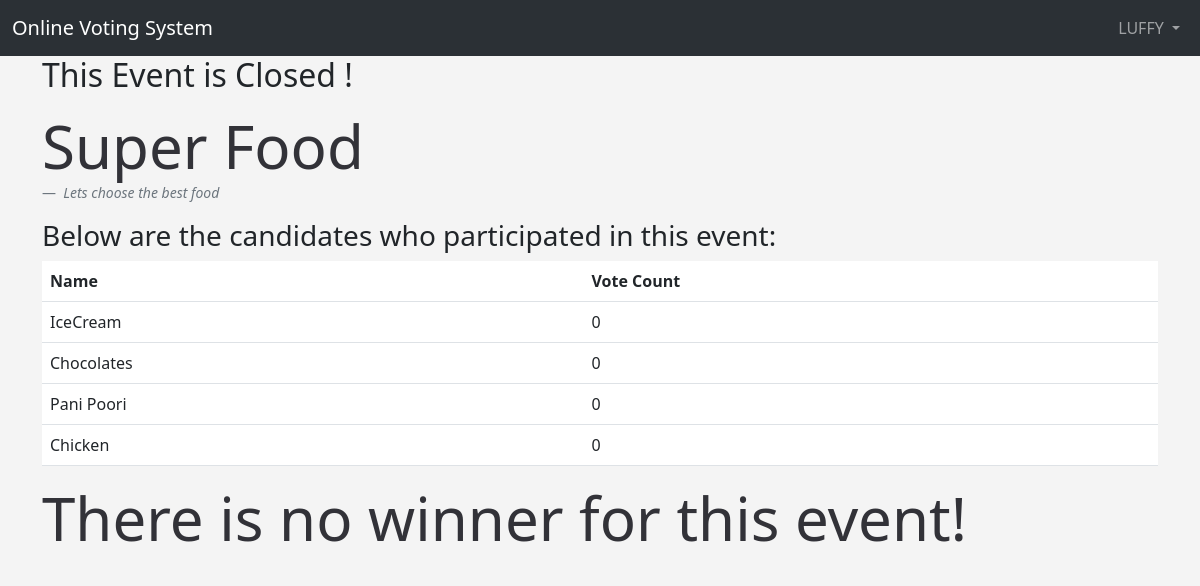
/eventaction/2 (signed in), run on the app's committed database.
### app.py (models this page shows, shortened)
class Users(db.Model, UserMixin):
	id = db.Column(db.Integer, primary_key=True)
	username = db.Column(db.String(20), nullable=False, unique=True)
	firstname = db.Column(db.String(200), nullable=False)
	lastname = db.Column(db.String(200), nullable=False)
	email = db.Column(db.String(120), nullable=False, unique=True)
	gender = db.Column(db.String(10), nullable=False)
	date_added = db.Column(db.DateTime, default=datetime.utcnow)
	password_hash = db.Column(db.String(128))
	@property
	def password(self):
		raise AttributeError('password is not a readable attribute!')

class Voteevent(db.Model):
	id = db.Column(db.Integer, primary_key=True)
	name = db.Column(db.String(255), nullable=False, unique=True)
	status = db.Column(db.String(255), nullable=False, default='open')
	description = db.Column(db.Text)
	date_added = db.Column(db.DateTime, default=datetime.utcnow)
	created_by = db.Column(db.Integer, db.ForeignKey('users.id'))

class Participants(db.Model):
	id = db.Column(db.Integer, primary_key=True)
	name = db.Column(db.String(255), nullable=False, unique=True)
	votecount = db.Column(db.Integer, default=0)
	voteevent = db.Column(db.Integer, db.ForeignKey('voteevent.id'))
	date_added = db.Column(db.DateTime, default=datetime.utcnow)

### app.py (the view)
@app.route('/eventaction/<int:eventid>', methods=['GET', 'POST'])
@login_required
def eventaction(eventid):
	voteevent = Voteevent.query.get_or_404(eventid)
	if voteevent is not None:
		participants = Participants.query.filter_by(voteevent=eventid).order_by(Participants.votecount.desc())
		if voteevent.status == "open":
			voteeventuser = Voteeventuser.query.filter_by(user=session['id'],voteevent=eventid).first()
			if voteeventuser is None:
				form = CastVoteForm()
				form.selectedparticipant.choices = [(participant.name) for participant in participants]
				if form.validate_on_submit():
					chosenparticipant = Participants.query.filter_by(name=form.selectedparticipant.data,voteevent=eventid).first()
					chosenparticipant.votecount = int(chosenparticipant.votecount)+1
					db.session.commit()
					voteeventuser = Voteeventuser(user=session['id'],voteevent=eventid,uservoted='True')
					db.session.add(voteeventuser)
					db.session.commit()
					form.selectedparticipant=''
					flash("Vote casted successfully!")
					return redirect(url_for('dashboard'))
				return render_template('eventaction.html',firstname=session['firstname'],voteevent=voteevent, participants=participants,form=form)
			return render_template('eventaction.html',firstname=session['firstname'],voteevent=voteevent, participants=participants)
		else:
			if participants[0].votecount == 0:
				message = "There is no winner for this event!"
			else:
				message = "The winner for this event is "+ participants[0].name
			return render_template('eventaction.html',firstname=session['firstname'],voteevent=voteevent, participants=participants, message=message)
	return render_template('eventaction.html',firstname=session['firstname'])

### app.py (called while the page is built)
@login_manager.user_loader
def load_user(user_id):
	return Users.query.get(int(user_id))

@app.after_request
def after_request(response):
    response.headers["Cache-Control"] = "no-cache, no-store, must-revalidate"
    return response

### templates/eventaction.html (shortened to what this page needs)
{% extends 'base.html' %}
{% block content %}
{% if voteevent.status == "open" %}
    {% if form %}
    <div class="shadow p-3 mb-5 bg-body rounded">
        <figure>
            <blockquote class="blockquote">
              <p><h1>{{ voteevent.name }}</h1></p>
            </blockquote>
            <figcaption class="blockquote-footer">
              <cite title="Source Title">{{ voteevent.description }}</cite>
            <br/>
            </figcaption>
          </figure>
        <form method="POST">
            {{ form.hidden_tag() }}
            {{ form.selectedparticipant.label(class="form-label") }}
            {{ form.selectedparticipant(class="form-check") }}
            {% if form.selectedparticipant.errors %}
                <ul class="errors">
                    {% for error in form.selectedparticipant.errors %}
                        <li>{{ error }}</li>
                    {% endfor %}
                </ul>
            {% endif %}
            <br/>
            {{ form.submit(class="btn btn-primary") }}
        </form>
    </div>
    {% else %}
    <h1> You have already casted your vote for this event!</h1>
    <figure>
        <blockquote class="blockquote">
          <p><h1>{{ voteevent.name }}</h1></p>
        </blockquote>
        <figcaption class="blockquote-footer">
          <cite title="Source Title">{{ voteevent.description }}</cite>
        <br/>
        </figcaption>
      </figure>
    {% endif %}
{% else %}
<h2>This Event is Closed !</h2>
<figure>
    <blockquote class="blockquote">
      <p><h1>{{ voteevent.name }}</h1></p>
    </blockquote>
    <figcaption class="blockquote-footer">
      <cite title="Source Title">{{ voteevent.description }}</cite>
    <br/>
    </figcaption>
  </figure>
  <h3>Below are the candidates who participated in this event:</h3>
  <table class="table">
    <thead>
      <tr>
        <th scope="col">Name</th>
        <th scope="col">Vote Count</th>
      </tr>
    </thead>
    <tbody>
    {% for participant in participants %}
      <tr>
        <td>{{ participant.name }}</td>
        <td>{{ participant.votecount }}</td>
      </tr>
    {% endfor %}
    </tbody>
  </table>
  <h1> {{ message }}</h1>
{% endif %}
{% endblock %}

### templates/navbar.html (shortened to what this page needs)
<nav class="navbar navbar-expand-lg bg-body-tertiary" data-bs-theme="dark">
    <div class="container-fluid">
      <a class="navbar-brand" href="{{ url_for('dashboard') }}">Online Voting System</a>
      <div class="row">
        <div class="col-6 col-md-4">
            <ul class="navbar-nav me-auto mb-2 mb-lg-0">
                <li class="nav-item dropdown">
                  <a class="nav-link dropdown-toggle" href="#" role="button" data-bs-toggle="dropdown" aria-expanded="false">
                    {{ firstname | upper }}
                  </a>
                </li>
            </ul>
        </div>
      </div>
    </div>
  </nav>

### static/css/style.css (style rules this page uses)
h1 { color: rgb(50, 50, 56); font-size:60px; }
body { background: #f4f4f4; }

### data on the page
Users: firstname "LUFFY"
Voteevent: name "Super Food", description "Lets choose the best food"
Participants: name "IceCream", votecount "0"
Participants: name "Chocolates", votecount "0"
Participants: name "Pani Poori", votecount "0"
Participants: name "Chicken", votecount "0"

### other printed values
{{ message }} "There is no winner for this event!"
